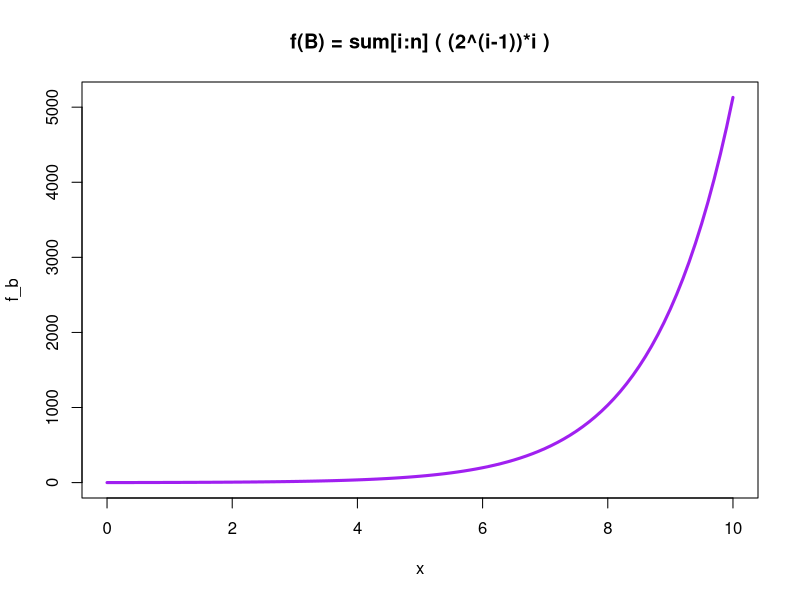
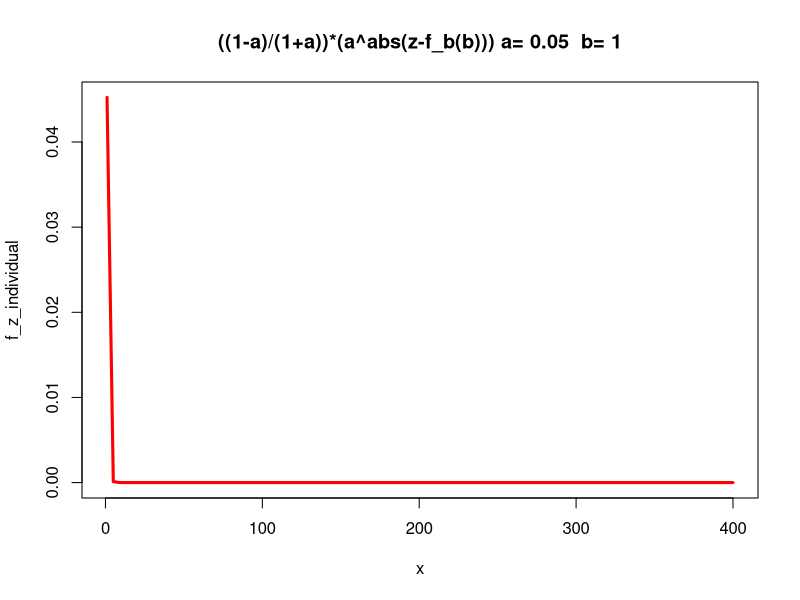

Write R code to recreate these figures, in order. (Note: this script raises an error after producing the figures.)
# problem 3.3.a

f_n <- function(i){
  eval.parent(substitute(i <- i + ( (2^(i-1))*i )))
} 

f_b <- function (n) {
  sum <- 0
  sum <- sum + f_n(n)
  return(sum)
}

f_z <- function (z,a,b) ((1-a)/(1+a))*(a^abs(z-f_b(b)))
  
f_z_individual <- function(z) f_z(z,a,b)

f_z_sum <- function(z){
  abs( f_z(z,a,b) ) + abs( f_z_sum(z-1) )
}

for (b in seq(1,6,by=1)){
  plot(f_b, 0, 10, main="f(B) = sum[i:n] ( (2^(i-1))*i )", lwd=3, col="purple")
  for (a in seq(0.05,0.95,by=0.3)){
    plot(f_z_individual, 1, 400, main=paste("((1-a)/(1+a))*(a^abs(z-f_b(b))) a=", a," b=", b), lwd=3, col="red")
    nums <- seq(1,400,by=1)#c(1:400)
    #cur_sum <- array(0,dim=c(1,400))
    #cur_sum[0] <- 0
    for (q in 2:length(nums)+1){
      q <- as.numeric(q)
      cur_sum[q] <- cur_sum[q-1] + f_z_individual(q)
    }
    plot(cur_sum, main=paste("SUM : ((1-a)/(1+a))*(a^abs(z-f_b(b))) a=", a," b=", b), lwd=3, col="blue")
  }
}   




